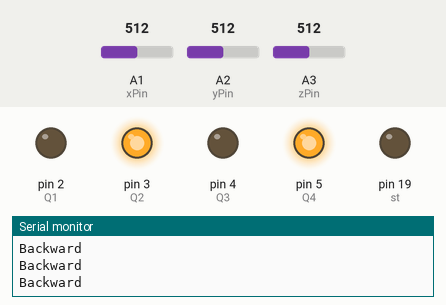
Simulated run of this sketch. Board: Arduino Uno, built with avr-gcc and run on an emulated ATmega328P. Parts: output pins drawn as LEDs (lit = HIGH), the last lines printed to the serial monitor. The test bench sets the inputs (shaded band); at power-on: A1 (xPin) = 512, A2 (yPin) = 512, A3 (zPin) = 512. Pins used as bus, display or sensor lines are not drawn.

Above: at 1.2 s.
1.3 s: A1 (xPin) set to 415
4.3 s: A1 (xPin) set to 384
At 5.5 s:
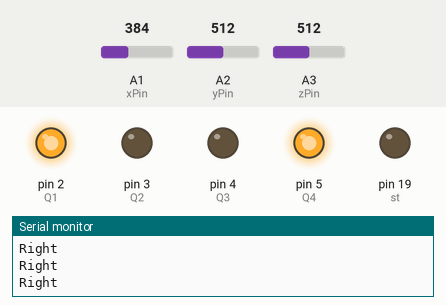
5.8 s: A2 (yPin) set to 413
8.8 s: A2 (yPin) set to 383
At 9.1 s:
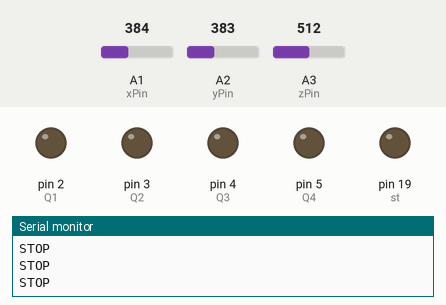
10.3 s: A1 (xPin) set to 350
At 11.4 s:
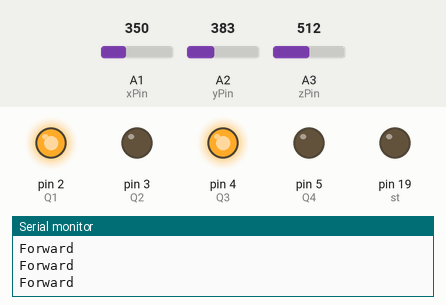
11.8 s: A1 (xPin) set to 370
At 12.8 s:
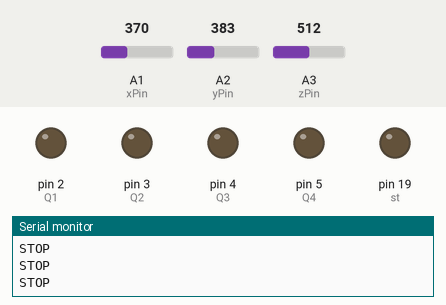
Timing chart, 0 to 14.3 s (numbered marks = the images above; inputs shaded):
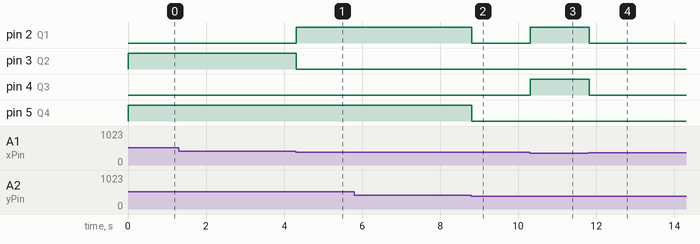

Measured:
- the behaviour switches between 401 and 400 on A1 (xPin) (found by bisection; images 0 and 1)
- the behaviour switches between 401 and 400 on A2 (yPin) (found by bisection; images 1 and 2)
- the behaviour switches between 360 and 359 on A1 (xPin) (found by bisection; images 2 and 3)
- after the input at 4.3 s, pin 2 (Q1): LOW → HIGH at once; pin 3 (Q2): HIGH → LOW at once
- after the input at 8.8 s, pin 2 (Q1), pin 5 (Q4): HIGH → LOW at once
- after the input at 10.3 s, pin 2 (Q1), pin 4 (Q3): LOW → HIGH at once
- after the input at 11.8 s, pin 2 (Q1), pin 4 (Q3): HIGH → LOW at once

The sketch:

Hand_gesture_control_robot.ino
```cpp
int GNDPin=18; //Set Analog pin 4 as GND
int VccPin=14; //Set Analog pin 5 as VCC
int st=19;
int xPin=A1; //X axis input
int yPin=A2; //Y axis input
int zPin=A3; //Z axis input(not used)
int Q1=2,Q2=3,Q3=4,Q4=5; //Output pins to be connected to 10, 11, 12, 13 of Decoder IC
long x; //Variabe for storing X coordinates
long y; //Variabe for storing Y coordinates
long z; //Variabe for storing Z coordinates
void setup()
{
  Serial.begin(9600);
  pinMode(Q1,OUTPUT);
  pinMode(Q2,OUTPUT);
  pinMode(Q3,OUTPUT);
  pinMode(Q4,OUTPUT);
  pinMode(GNDPin, OUTPUT);
  pinMode(st, OUTPUT);
  pinMode(VccPin, OUTPUT);
  digitalWrite(GNDPin, LOW); //Set A4 pin LOW
  digitalWrite(st, LOW); //Set A4 pin LOW
  digitalWrite(VccPin, HIGH); //Set A5 pin HIGH
}
void loop()
{
  x = analogRead(xPin); //Reads X coordinates
  y = analogRead(yPin); //Reads Y coordinates
  z = analogRead(zPin); //Reads Z coordinates (Not Used)
    if(x<360)      // Change the value for adjusting sensitivity
      forward();
    else if(x>400) // Change the value for adjusting sensitivity
      backward();
    else if(y>400) // Change the value for adjusting sensitivity
      right();
    else if(y<345) // Change the value for adjusting sensitivity
      left();
    else
      stop_();
}
void stop_()
{
  Serial.println("");
  Serial.println("STOP");
  digitalWrite(Q1,LOW);
  digitalWrite(Q2,LOW);
  digitalWrite(Q3,LOW);
  digitalWrite(Q4,LOW);
}
void forward()
{
  Serial.println("");
  Serial.println("Forward");
  digitalWrite(Q1,HIGH);
  digitalWrite(Q2,LOW);
  digitalWrite(Q3,HIGH);
  digitalWrite(Q4,LOW);
}
void backward()
{
  Serial.println("");
  Serial.println("Backward");
  digitalWrite(Q1,LOW);
  digitalWrite(Q2,HIGH);
  digitalWrite(Q3,LOW);
  digitalWrite(Q4,HIGH);
}
void left()
{
  Serial.println("");
  Serial.println("Left");
  digitalWrite(Q1,LOW);
  digitalWrite(Q2,HIGH);
  digitalWrite(Q3,HIGH);
  digitalWrite(Q4,LOW);
}
void right()
{
  Serial.println("");
  Serial.println("Right");
  digitalWrite(Q1,HIGH);
  digitalWrite(Q2,LOW);
  digitalWrite(Q3,LOW);
  digitalWrite(Q4,HIGH);
}
```
